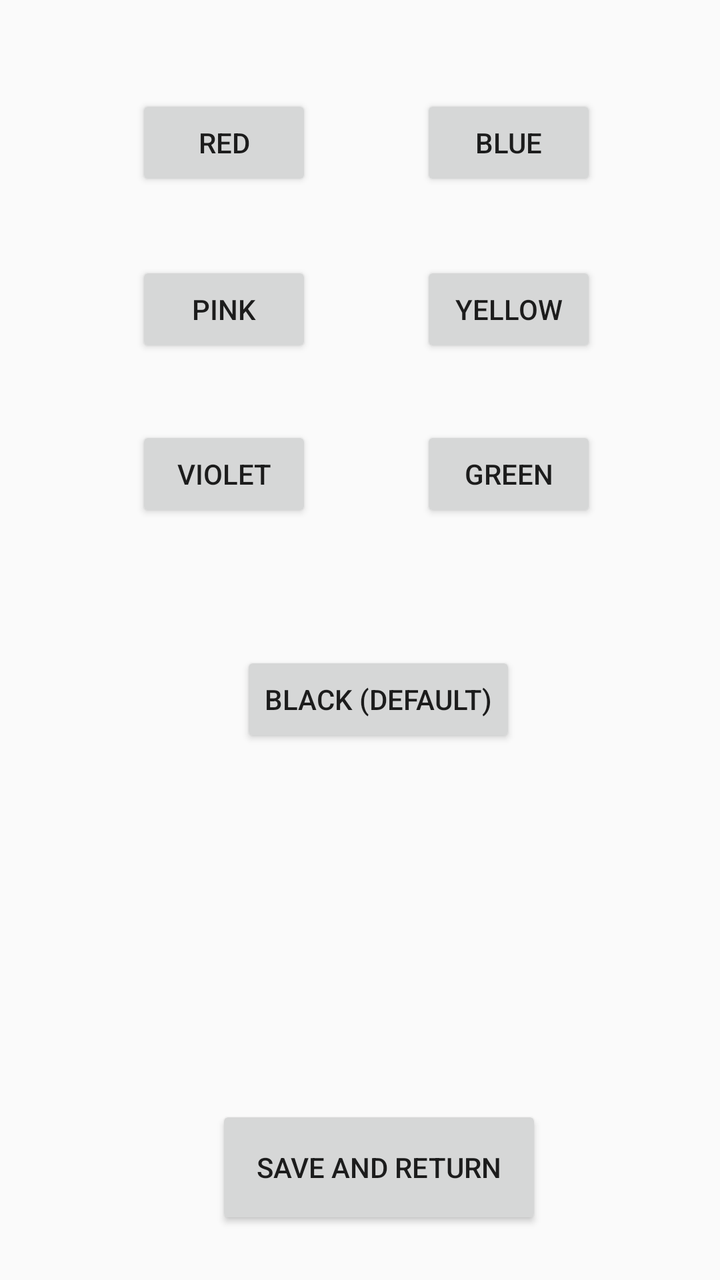
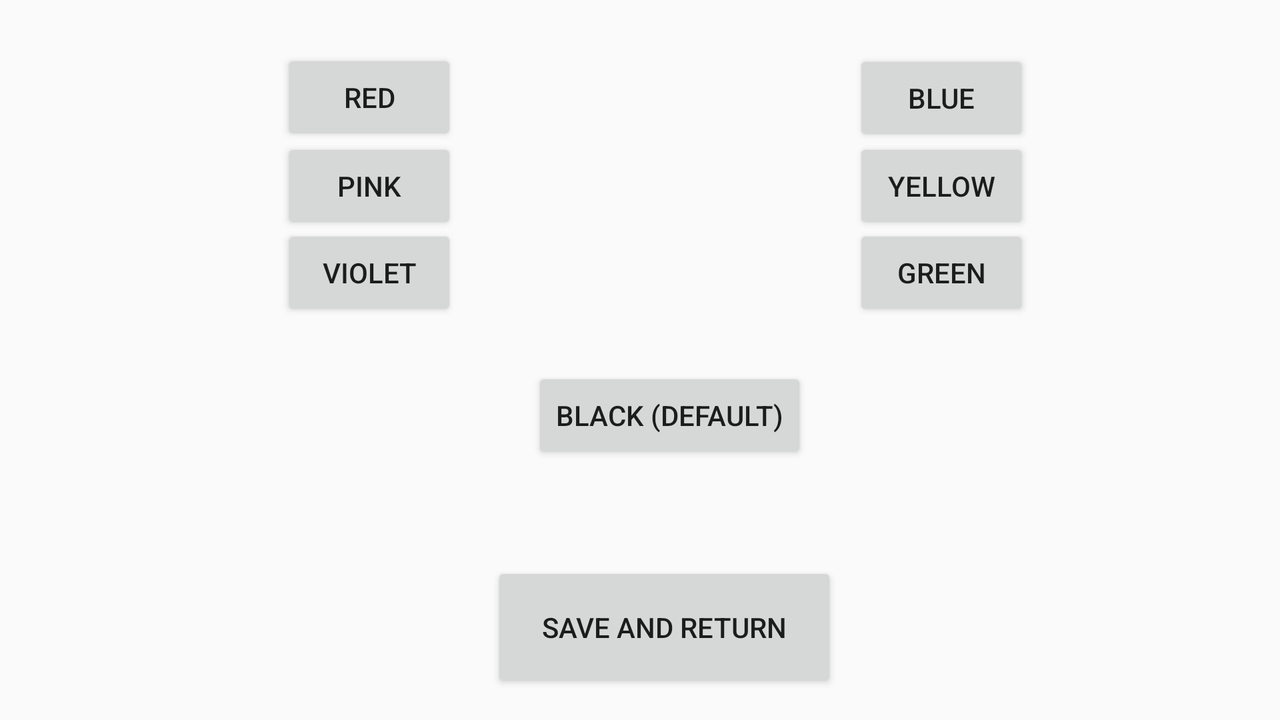

Two renders of one Android screen. The first uses the default layout on a phone; the second uses the alternative layout the repository ships for a different screen configuration, on a matching device. The two XML files are below.
<!-- AndroidManifest.xml: application theme Theme.FingerPainting -->
<!-- res/layout/activity_colour.xml -->
<?xml version="1.0" encoding="utf-8"?>
<androidx.constraintlayout.widget.ConstraintLayout xmlns:android="http://schemas.android.com/apk/res/android"
    xmlns:app="http://schemas.android.com/apk/res-auto"
    xmlns:tools="http://schemas.android.com/tools"
    android:layout_width="match_parent"
    android:layout_height="match_parent"
    tools:context=".colour">

    <Button
        android:id="@+id/button2"
        android:layout_width="wrap_content"
        android:layout_height="wrap_content"
        android:onClick="onButtonRed"
        android:text="RED"
        app:layout_constraintBottom_toBottomOf="parent"
        app:layout_constraintEnd_toEndOf="parent"
        app:layout_constraintHorizontal_bias="0.25"
        app:layout_constraintStart_toStartOf="parent"
        app:layout_constraintTop_toTopOf="parent"
        app:layout_constraintVertical_bias="0.08" />

    <Button
        android:id="@+id/button3"
        android:layout_width="wrap_content"
        android:layout_height="wrap_content"
        android:onClick="onButtonGreen"
        android:text="GREEN"
        app:layout_constraintBottom_toBottomOf="@+id/button7"
        app:layout_constraintEnd_toEndOf="@+id/button6"
        app:layout_constraintHorizontal_bias="0.773"
        app:layout_constraintStart_toStartOf="@+id/button6"
        app:layout_constraintTop_toTopOf="@+id/button7"
        app:layout_constraintVertical_bias="0.36" />

    <Button
        android:id="@+id/button5"
        android:layout_width="163dp"
        android:layout_height="62dp"
        android:onClick="onButtonSave"
        android:text="SAVE AND RETURN"
        app:layout_constraintBottom_toBottomOf="parent"
        app:layout_constraintEnd_toEndOf="parent"
        app:layout_constraintHorizontal_bias="0.548"
        app:layout_constraintStart_toStartOf="parent"
        app:layout_constraintTop_toTopOf="parent"
        app:layout_constraintVertical_bias="0.956" />

    <TextView
        android:id="@+id/textView3"
        android:layout_width="wrap_content"
        android:layout_height="wrap_content"
        app:layout_constraintBottom_toBottomOf="parent"
        app:layout_constraintEnd_toEndOf="@+id/button5"
        app:layout_constraintHorizontal_bias="0.496"
        app:layout_constraintStart_toStartOf="@+id/button5"
        app:layout_constraintTop_toTopOf="parent"
        app:layout_constraintVertical_bias="0.709" />

    <Button
        android:id="@+id/button4"
        android:layout_width="wrap_content"
        android:layout_height="wrap_content"
        android:onClick="onButtonBlack"
        android:text="BLACK (DEFAULT)"
        app:layout_constraintBottom_toBottomOf="parent"
        app:layout_constraintEnd_toEndOf="@+id/textView3"
        app:layout_constraintStart_toStartOf="@+id/textView3"
        app:layout_constraintTop_toTopOf="parent"
        app:layout_constraintVertical_bias="0.55" />

    <Button
        android:id="@+id/button6"
        android:layout_width="wrap_content"
        android:layout_height="wrap_content"
        android:onClick="onButtonYellow"
        android:text="YELLOW"
        app:layout_constraintBottom_toBottomOf="@+id/button13"
        app:layout_constraintEnd_toEndOf="@+id/button12"
        app:layout_constraintHorizontal_bias="0.773"
        app:layout_constraintStart_toStartOf="@+id/button12"
        app:layout_constraintTop_toTopOf="@+id/button13"
        app:layout_constraintVertical_bias="0.221" />

    <Button
        android:id="@+id/button7"
        android:layout_width="wrap_content"
        android:layout_height="wrap_content"
        android:onClick="onButtonViolet"
        android:text="VIOLET"
        app:layout_constraintBottom_toBottomOf="parent"
        app:layout_constraintEnd_toEndOf="@+id/button13"
        app:layout_constraintHorizontal_bias="0.253"
        app:layout_constraintStart_toStartOf="@+id/button13"
        app:layout_constraintTop_toTopOf="parent"
        app:layout_constraintVertical_bias="0.36" />

    <Button
        android:id="@+id/button12"
        android:layout_width="wrap_content"
        android:layout_height="wrap_content"
        android:onClick="onButtonBlue"
        android:text="BLUE"
        app:layout_constraintBottom_toBottomOf="parent"
        app:layout_constraintEnd_toEndOf="parent"
        app:layout_constraintHorizontal_bias="0.773"
        app:layout_constraintStart_toStartOf="parent"
        app:layout_constraintTop_toTopOf="parent"
        app:layout_constraintVertical_bias="0.08" />

    <Button
        android:id="@+id/button13"
        android:layout_width="wrap_content"
        android:layout_height="wrap_content"
        android:onClick="onButtonPink"
        android:text="PINK"
        app:layout_constraintBottom_toBottomOf="parent"
        app:layout_constraintEnd_toEndOf="@+id/button2"
        app:layout_constraintHorizontal_bias="0.255"
        app:layout_constraintStart_toStartOf="@+id/button2"
        app:layout_constraintTop_toTopOf="parent"
        app:layout_constraintVertical_bias="0.221" />

</androidx.constraintlayout.widget.ConstraintLayout>
<!-- resources referenced by this layout -->
<resources>
  <style name="Theme.FingerPainting" parent="Theme.AppCompat.Light.NoActionBar">
          
          <item name="colorPrimary">@color/purple_500</item>
          <item name="colorPrimaryVariant">@color/purple_700</item>
          <item name="colorOnPrimary">@color/white</item>
          
          <item name="colorSecondary">@color/teal_200</item>
          <item name="colorSecondaryVariant">@color/teal_700</item>
          <item name="colorOnSecondary">@color/black</item>
          
          <item name="android:statusBarColor">?attr/colorPrimaryVariant</item>
          
      </style>
</resources>
<!-- res/layout-land/activity_colour.xml (the author's variant of the layout above) -->
<!-- drawn on the phone turned sideways -->
<?xml version="1.0" encoding="utf-8"?>
<androidx.constraintlayout.widget.ConstraintLayout xmlns:android="http://schemas.android.com/apk/res/android"
    xmlns:app="http://schemas.android.com/apk/res-auto"
    xmlns:tools="http://schemas.android.com/tools"
    android:layout_width="match_parent"
    android:layout_height="match_parent"
    tools:context=".colour">

    <Button
        android:id="@+id/button2"
        android:layout_width="wrap_content"
        android:layout_height="wrap_content"
        android:onClick="onButtonRed"
        android:text="RED"
        app:layout_constraintBottom_toBottomOf="parent"
        app:layout_constraintEnd_toEndOf="parent"
        app:layout_constraintHorizontal_bias="0.255"
        app:layout_constraintStart_toStartOf="parent"
        app:layout_constraintTop_toTopOf="parent"
        app:layout_constraintVertical_bias="0.079" />

    <Button
        android:id="@+id/button3"
        android:layout_width="wrap_content"
        android:layout_height="wrap_content"
        android:onClick="onButtonGreen"
        android:text="GREEN"
        app:layout_constraintBottom_toBottomOf="parent"
        app:layout_constraintEnd_toEndOf="@+id/button6"
        app:layout_constraintHorizontal_bias="0.773"
        app:layout_constraintStart_toStartOf="@+id/button6"
        app:layout_constraintTop_toTopOf="parent"
        app:layout_constraintVertical_bias="0.36" />

    <Button
        android:id="@+id/button4"
        android:layout_width="wrap_content"
        android:layout_height="wrap_content"
        android:onClick="onButtonBlack"
        android:text="BLACK (DEFAULT)"
        app:layout_constraintBottom_toBottomOf="parent"
        app:layout_constraintEnd_toEndOf="@+id/textView3"
        app:layout_constraintHorizontal_bias="0.521"
        app:layout_constraintStart_toStartOf="@+id/textView3"
        app:layout_constraintTop_toTopOf="parent"
        app:layout_constraintVertical_bias="0.589" />

    <Button
        android:id="@+id/button5"
        android:layout_width="173dp"
        android:layout_height="65dp"
        android:onClick="onButtonSave"
        android:text="SAVE AND RETURN"
        app:layout_constraintBottom_toBottomOf="parent"
        app:layout_constraintEnd_toEndOf="parent"
        app:layout_constraintHorizontal_bias="0.526"
        app:layout_constraintStart_toStartOf="parent"
        app:layout_constraintTop_toTopOf="parent"
        app:layout_constraintVertical_bias="0.953" />

    <Button
        android:id="@+id/button6"
        android:layout_width="wrap_content"
        android:layout_height="wrap_content"
        android:onClick="onButtonYellow"
        android:text="YELLOW"
        app:layout_constraintBottom_toBottomOf="parent"
        app:layout_constraintEnd_toEndOf="@+id/button12"
        app:layout_constraintHorizontal_bias="0.773"
        app:layout_constraintStart_toStartOf="@+id/button12"
        app:layout_constraintTop_toTopOf="parent"
        app:layout_constraintVertical_bias="0.221" />

    <Button
        android:id="@+id/button7"
        android:layout_width="wrap_content"
        android:layout_height="wrap_content"
        android:onClick="onButtonViolet"
        android:text="VIOLET"
        app:layout_constraintBottom_toBottomOf="parent"
        app:layout_constraintEnd_toEndOf="@+id/button13"
        app:layout_constraintHorizontal_bias="0.253"
        app:layout_constraintStart_toStartOf="@+id/button13"
        app:layout_constraintTop_toTopOf="parent"
        app:layout_constraintVertical_bias="0.36" />

    <Button
        android:id="@+id/button12"
        android:layout_width="wrap_content"
        android:layout_height="wrap_content"
        android:onClick="onButtonBlue"
        android:text="BLUE"
        app:layout_constraintBottom_toBottomOf="parent"
        app:layout_constraintEnd_toEndOf="parent"
        app:layout_constraintHorizontal_bias="0.773"
        app:layout_constraintStart_toStartOf="parent"
        app:layout_constraintTop_toTopOf="parent"
        app:layout_constraintVertical_bias="0.08" />

    <Button
        android:id="@+id/button13"
        android:layout_width="wrap_content"
        android:layout_height="wrap_content"
        android:onClick="onButtonPink"
        android:text="PINK"
        app:layout_constraintBottom_toBottomOf="parent"
        app:layout_constraintEnd_toEndOf="@+id/button2"
        app:layout_constraintHorizontal_bias="0.255"
        app:layout_constraintStart_toStartOf="@+id/button2"
        app:layout_constraintTop_toTopOf="parent"
        app:layout_constraintVertical_bias="0.221" />

    <TextView
        android:id="@+id/textView3"
        android:layout_width="wrap_content"
        android:layout_height="wrap_content"
        app:layout_constraintBottom_toBottomOf="parent"
        app:layout_constraintEnd_toEndOf="@+id/button5"
        app:layout_constraintHorizontal_bias="0.515"
        app:layout_constraintStart_toStartOf="@+id/button5"
        app:layout_constraintTop_toTopOf="parent"
        app:layout_constraintVertical_bias="0.739" />

</androidx.constraintlayout.widget.ConstraintLayout>
